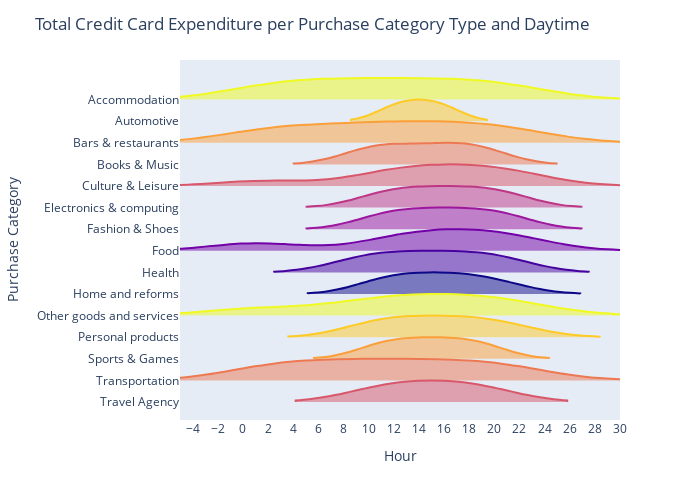

Notebook source saved alongside this figure:
### Markdown cell above
# Daily Purchase Habits

### Code cell
import plotly.express as px
fig = px.violin(df7_pivot3, y='category',x="hour", color = 'category', color_discrete_sequence=px.colors.sequential.Plasma_r)
fig.update_traces(orientation='h', side='positive', width=2, points=False)
fig.update_layout(title='Total Credit Card Expenditure per Purchase Category Type and Daytime',xaxis_showgrid=False, xaxis_zeroline=False, yaxis_title='Purchase Category',xaxis_range=[-5,30], xaxis_title='Hour', xaxis = dict(tickmode='linear', tick0=0, dtick=2), yaxis = dict(tickmode='linear'), showlegend=False, width=700, height=500,violinmode='group')
fig.show()

### Figure 1 — Plotly figure (JSON) as saved in the notebook; plotly's stock layout.template omitted (floating-point values rounded to 4 significant figures)
{"data": [{"alignmentgroup": "True", "box": {"visible": false}, "hovertemplate": "category=%{y}<br>hour=%{x}<extra></extra>", "legendgroup": "Accommodation", "marker": {"color": "#f0f921"}, "name": "Accommodation", "offsetgroup": "Accommodation", "orientation": "h", "points": false, "scalegroup": "True", "showlegend": true, "side": "positive", "type": "violin", "width": 2, "x": [0, 1, 2, 3, 4, 5, 6, 7, 8, 9, 10, 11, 12, 13, 14, 15, 16, 17, 18, 19, 20, 21, 22, 23], "x0": " ", "xaxis": "x", "y": ["Accommodation", "Accommodation", "Accommodation", "Accommodation", "Accommodation", "Accommodation", "Accommodation", "Accommodation", "Accommodation", "Accommodation", "Accommodation", "Accommodation", "Accommodation", "Accommodation", "Accommodation", "Accommodation", "Accommodation", "Accommodation", "Accommodation", "Accommodation", "Accommodation", "Accommodation", "Accommodation", "Accommodation"], "y0": " ", "yaxis": "y"}, {"alignmentgroup": "True", "box": {"visible": false}, "hovertemplate": "category=%{y}<br>hour=%{x}<extra></extra>", "legendgroup": "Automotive", "marker": {"color": "#fdca26"}, "name": "Automotive", "offsetgroup": "Automotive", "orientation": "h", "points": false, "scalegroup": "True", "showlegend": true, "side": "positive", "type": "violin", "width": 2, "x": [12, 14, 16], "x0": " ", "xaxis": "x", "y": ["Automotive", "Automotive", "Automotive"], "y0": " ", "yaxis": "y"}, {"alignmentgroup": "True", "box": {"visible": false}, "hovertemplate": "category=%{y}<br>hour=%{x}<extra></extra>", "legendgroup": "Bars & restaurants", "marker": {"color": "#fb9f3a"}, "name": "Bars & restaurants", "offsetgroup": "Bars & restaurants", "orientation": "h", "points": false, "scalegroup": "True", "showlegend": true, "side": "positive", "type": "violin", "width": 2, "x": [0, 1, 2, 3, 4, 5, 7, 8, 9, 10, 11, 12, 13, 14, 15, 16, 17, 18, 19, 20, 21, 22, 23], "x0": " ", "xaxis": "x", "y": ["Bars & restaurants", "Bars & restaurants", "Bars & restaurants", "Bars & restaurants", "Bars & restaurants", "Bars & restaurants", "Bars & restaurants", "Bars & restaurants", "Bars & restaurants", "Bars & restaurants", "Bars & restaurants", "Bars & restaurants", "Bars & restaurants", "Bars & restaurants", "Bars & restaurants", "Bars & restaurants", "Bars & restaurants", "Bars & restaurants", "Bars & restaurants", "Bars & restaurants", "Bars & restaurants", "Bars & restaurants", "Bars & restaurants"], "y0": " ", "yaxis": "y"}, {"alignmentgroup": "True", "box": {"visible": false}, "hovertemplate": "category=%{y}<br>hour=%{x}<extra></extra>", "legendgroup": "Books & Music", "marker": {"color": "#ed7953"}, "name": "Books & Music", "offsetgroup": "Books & Music", "orientation": "h", "points": false, "scalegroup": "True", "showlegend": true, "side": "positive", "type": "violin", "width": 2, "x": [9, 10, 11, 12, 13, 15, 16, 17, 18, 19, 20], "x0": " ", "xaxis": "x", "y": ["Books & Music", "Books & Music", "Books & Music", "Books & Music", "Books & Music", "Books & Music", "Books & Music", "Books & Music", "Books & Music", "Books & Music", "Books & Music"], "y0": " ", "yaxis": "y"}, {"alignmentgroup": "True", "box": {"visible": false}, "hovertemplate": "category=%{y}<br>hour=%{x}<extra></extra>", "legendgroup": "Culture & Leisure", "marker": {"color": "#d8576b"}, "name": "Culture & Leisure", "offsetgroup": "Culture & Leisure", "orientation": "h", "points": false, "scalegroup": "True", "showlegend": true, "side": "positive", "type": "violin", "width": 2, "x": [1, 2, 10, 11, 12, 13, 14, 15, 16, 17, 18, 19, 20, 21, 22, 23], "x0": " ", "xaxis": "x", "y": ["Culture & Leisure", "Culture & Leisure", "Culture & Leisure", "Culture & Leisure", "Culture & Leisure", "Culture & Leisure", "Culture & Leisure", "Culture & Leisure", "Culture & Leisure", "Culture & Leisure", "Culture & Leisure", "Culture & Leisure", "Culture & Leisure", "Culture & Leisure", "Culture & Leisure", "Culture & Leisure"], "y0": " ", "yaxis": "y"}, {"alignmentgroup": "True", "box": {"visible": false}, "hovertemplate": "category=%{y}<br>hour=%{x}<extra></extra>", "legendgroup": "Electronics & computing", "marker": {"color": "#bd3786"}, "name": "Electronics & computing", "offsetgroup": "Electronics & computing", "orientation": "h", "points": false, "scalegroup": "True", "showlegend": true, "side": "positive", "type": "violin", "width": 2, "x": [10, 11, 12, 13, 14, 15, 16, 17, 18, 19, 20, 21, 22], "x0": " ", "xaxis": "x", "y": ["Electronics & computing", "Electronics & computing", "Electronics & computing", "Electronics & computing", "Electronics & computing", "Electronics & computing", "Electronics & computing", "Electronics & computing", "Electronics & computing", "Electronics & computing", "Electronics & computing", "Electronics & computing", "Electronics & computing"], "y0": " ", "yaxis": "y"}, {"alignmentgroup": "True", "box": {"visible": false}, "hovertemplate": "category=%{y}<br>hour=%{x}<extra></extra>", "legendgroup": "Fashion & Shoes", "marker": {"color": "#9c179e"}, "name": "Fashion & Shoes", "offsetgroup": "Fashion & Shoes", "orientation": "h", "points": false, "scalegroup": "True", "showlegend": true, "side": "positive", "type": "violin", "width": 2, "x": [10, 11, 12, 13, 14, 15, 16, 17, 18, 19, 20, 21, 22], "x0": " ", "xaxis": "x", "y": ["Fashion & Shoes", "Fashion & Shoes", "Fashion & Shoes", "Fashion & Shoes", "Fashion & Shoes", "Fashion & Shoes", "Fashion & Shoes", "Fashion & Shoes", "Fashion & Shoes", "Fashion & Shoes", "Fashion & Shoes", "Fashion & Shoes", "Fashion & Shoes"], "y0": " ", "yaxis": "y"}, {"alignmentgroup": "True", "box": {"visible": false}, "hovertemplate": "category=%{y}<br>hour=%{x}<extra></extra>", "legendgroup": "Food", "marker": {"color": "#7201a8"}, "name": "Food", "offsetgroup": "Food", "orientation": "h", "points": false, "scalegroup": "True", "showlegend": true, "side": "positive", "type": "violin", "width": 2, "x": [0, 1, 2, 11, 12, 13, 14, 15, 16, 17, 18, 19, 20, 21, 22, 23], "x0": " ", "xaxis": "x", "y": ["Food", "Food", "Food", "Food", "Food", "Food", "Food", "Food", "Food", "Food", "Food", "Food", "Food", "Food", "Food", "Food"], "y0": " ", "yaxis": "y"}, {"alignmentgroup": "True", "box": {"visible": false}, "hovertemplate": "category=%{y}<br>hour=%{x}<extra></extra>", "legendgroup": "Health", "marker": {"color": "#46039f"}, "name": "Health", "offsetgroup": "Health", "orientation": "h", "points": false, "scalegroup": "True", "showlegend": true, "side": "positive", "type": "violin", "width": 2, "x": [8, 9, 10, 11, 12, 13, 14, 15, 16, 17, 18, 19, 20, 21, 22], "x0": " ", "xaxis": "x", "y": ["Health", "Health", "Health", "Health", "Health", "Health", "Health", "Health", "Health", "Health", "Health", "Health", "Health", "Health", "Health"], "y0": " ", "yaxis": "y"}, {"alignmentgroup": "True", "box": {"visible": false}, "hovertemplate": "category=%{y}<br>hour=%{x}<extra></extra>", "legendgroup": "Home and reforms", "marker": {"color": "#0d0887"}, "name": "Home and reforms", "offsetgroup": "Home and reforms", "orientation": "h", "points": false, "scalegroup": "True", "showlegend": true, "side": "positive", "type": "violin", "width": 2, "x": [10, 11, 12, 13, 14, 15, 16, 17, 18, 19, 20, 22], "x0": " ", "xaxis": "x", "y": ["Home and reforms", "Home and reforms", "Home and reforms", "Home and reforms", "Home and reforms", "Home and reforms", "Home and reforms", "Home and reforms", "Home and reforms", "Home and reforms", "Home and reforms", "Home and reforms"], "y0": " ", "yaxis": "y"}, {"alignmentgroup": "True", "box": {"visible": false}, "hovertemplate": "category=%{y}<br>hour=%{x}<extra></extra>", "legendgroup": "Other goods and services", "marker": {"color": "#f0f921"}, "name": "Other goods and services", "offsetgroup": "Other goods and services", "orientation": "h", "points": false, "scalegroup": "True", "showlegend": true, "side": "positive", "type": "violin", "width": 2, "x": [0, 1, 2, 8, 9, 10, 11, 12, 13, 14, 15, 16, 17, 18, 19, 20, 21, 22, 23], "x0": " ", "xaxis": "x", "y": ["Other goods and services", "Other goods and services", "Other goods and services", "Other goods and services", "Other goods and services", "Other goods and services", "Other goods and services", "Other goods and services", "Other goods and services", "Other goods and services", "Other goods and services", "Other goods and services", "Other goods and services", "Other goods and services", "Other goods and services", "Other goods and services", "Other goods and services", "Other goods and services", "Other goods and services"], "y0": " ", "yaxis": "y"}, {"alignmentgroup": "True", "box": {"visible": false}, "hovertemplate": "category=%{y}<br>hour=%{x}<extra></extra>", "legendgroup": "Personal products", "marker": {"color": "#fdca26"}, "name": "Personal products", "offsetgroup": "Personal products", "orientation": "h", "points": false, "scalegroup": "True", "showlegend": true, "side": "positive", "type": "violin", "width": 2, "x": [9, 10, 11, 12, 13, 14, 15, 16, 17, 18, 19, 20, 21, 23], "x0": " ", "xaxis": "x", "y": ["Personal products", "Personal products", "Personal products", "Personal products", "Personal products", "Personal products", "Personal products", "Personal products", "Personal products", "Personal products", "Personal products", "Personal products", "Personal products", "Personal products"], "y0": " ", "yaxis": "y"}, {"alignmentgroup": "True", "box": {"visible": false}, "hovertemplate": "category=%{y}<br>hour=%{x}<extra></extra>", "legendgroup": "Sports & Games", "marker": {"color": "#fb9f3a"}, "name": "Sports & Games", "offsetgroup": "Sports & Games", "orientation": "h", "points": false, "scalegroup": "True", "showlegend": true, "side": "positive", "type": "violin", "width": 2, "x": [10, 11, 12, 13, 14, 15, 16, 17, 18, 19, 20], "x0": " ", "xaxis": "x", "y": ["Sports & Games", "Sports & Games", "Sports & Games", "Sports & Games", "Sports & Games", "Sports & Games", "Sports & Games", "Sports & Games", "Sports & Games", "Sports & Games", "Sports & Games"], "y0": " ", "yaxis": "y"}, {"alignmentgroup": "True", "box": {"visible": false}, "hovertemplate": "category=%{y}<br>hour=%{x}<extra></extra>", "legendgroup": "Transportation", "marker": {"color": "#ed7953"}, "name": "Transportation", "offsetgroup": "Transportation", "orientation": "h", "points": false, "scalegroup": "True", "showlegend": true, "side": "positive", "type": "violin", "width": 2, "x": [0, 1, 2, 3, 4, 5, 6, 7, 8, 9, 10, 11, 12, 13, 14, 15, 16, 17, 18, 19, 20, 21, 22, 23], "x0": " ", "xaxis": "x", "y": ["Transportation", "Transportation", "Transportation", "Transportation", "Transportation", "Transportation", "Transportation", "Transportation", "Transportation", "Transportation", "Transportation", "Transportation", "Transportation", "Transportation", "Transportation", "Transportation", "Transportation", "Transportation", "Transportation", "Transportation", "Transportation", "Transportation", "Transportation", "Transportation"], "y0": " ", "yaxis": "y"}, {"alignmentgroup": "True", "box": {"visible": false}, "hovertemplate": "category=%{y}<br>hour=%{x}<extra></extra>", "legendgroup": "Travel Agency", "marker": {"color": "#d8576b"}, "name": "Travel Agency", "offsetgroup": "Travel Agency", "orientation": "h", "points": false, "scalegroup": "True", "showlegend": true, "side": "positive", "type": "violin", "width": 2, "x": [11, 15, 19], "x0": " ", "xaxis": "x", "y": ["Travel Agency", "Travel Agency", "Travel Agency"], "y0": " ", "yaxis": "y"}], "layout": {"height": 500, "legend": {"title": {"text": "category"}, "tracegroupgap": 0}, "margin": {"t": 60}, "showlegend": false, "title": {"text": "Total Credit Card Expenditure per Purchase Category Type and Daytime"}, "violinmode": "group", "width": 700, "xaxis": {"anchor": "y", "domain": [0, 1], "dtick": 2, "range": [-5, 30], "showgrid": false, "tick0": 0, "tickmode": "linear", "title": {"text": "Hour"}, "zeroline": false}, "yaxis": {"anchor": "x", "categoryarray": ["Travel Agency", "Transportation", "Sports & Games", "Personal products", "Other goods and services", "Home and reforms", "Health", "Food", "Fashion & Shoes", "Electronics & computing", "Culture & Leisure", "Books & Music", "Bars & restaurants", "Automotive", "Accommodation"], "categoryorder": "array", "domain": [0, 1], "tickmode": "linear", "title": {"text": "Purchase Category"}}}}
